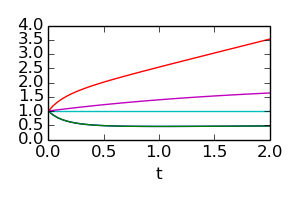

Recreate this plot in Python.
import numpy
from indegrator.explicit_euler import ExplicitEuler
from indegrator.rk4 import RK4

from indegrator.tapenade import Differentiator
from indegrator.backend_fortran import BackendFortran

d = Differentiator('../examples/fortran/bimolkat/ffcn.f')
backend_fortran = BackendFortran('../examples/fortran/bimolkat/libproblem.so')
rk4 = RK4(backend_fortran)


# =============================================
# zeroth order forward

ts          = numpy.linspace(0,2,50)
x0          = numpy.ones(5)
p           = numpy.ones(5)
q           = numpy.zeros((4, ts.size, 2))
q[0, :, 0]  = 90.
q[1:, :, 0] = 1.

rk4.zo_forward(ts, x0, p, q)
from matplotlib import pyplot
pyplot.figure(figsize=(3, 2))
pyplot.plot(rk4.ts, rk4.xs)
pyplot.xlabel('t')
pyplot.tight_layout()
pyplot.savefig('bimolkat_zo_forward.png')
pyplot.show()

